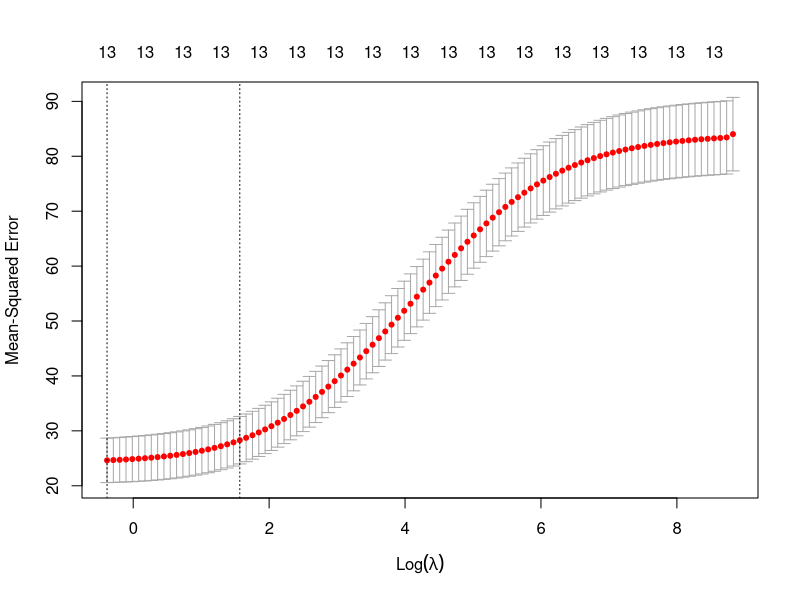

R code for this plot:
## ---- chunk 1
library("knitr")
opts_chunk$set(message = FALSE, error = TRUE, 
               warning = FALSE, cache=TRUE, comment = "")
## ---- chunk 2
library(tidyverse)
library(caret)
library(glmnet)
## ---- chunk 3
# Load the data
data("Boston", package = "MASS")
# Split the data into training and test set
set.seed(123)
training.samples <- Boston$medv %>%
  createDataPartition(p = 0.8, list = FALSE)
train.data  <- Boston[training.samples, ]
test.data <- Boston[-training.samples, ]
## ---- chunk 4
summary(train.data$medv)
summary(test.data$medv)
## ---- chunk 5
# Predictor variables
x <- model.matrix(medv~., train.data)[,-1]
# Outcome variable
y <- train.data$medv
## ---- chunk 6
set.seed(123) 
cv <- cv.glmnet(x, y, alpha = 0)
cv$lambda.min
## ---- chunk 7
plot(cv)
## ---- chunk 8
model.ridge <- glmnet(x, y, alpha = 0, 
                      lambda = cv$lambda.min)
coef(model.ridge)
## ---- chunk 9
# Make predictions on the test data
x.test <- model.matrix(medv ~., test.data)[,-1]
predictions <- model.ridge %>% predict(x.test) %>% as.vector()
# Model performance metrics
data.frame(
  RMSE = RMSE(predictions, test.data$medv),
  Rsquare = R2(predictions, test.data$medv)
)
## ---- chunk 10
set.seed(123) 
cv <- cv.glmnet(x, y, alpha = 1)
cv$lambda.min

model.lasso <- glmnet(x, y, alpha = 1, 
                      lambda = cv$lambda.min)
coef(model.lasso)
## ---- chunk 11
# Make predictions on the test data
x.test <- model.matrix(medv ~., test.data)[,-1]
predictions <- model.lasso %>% predict(x.test) %>% as.vector()
# Model performance metrics
data.frame(
  RMSE = RMSE(predictions, test.data$medv),
  Rsquare = R2(predictions, test.data$medv)
)
## ---- chunk 12
set.seed(123)
model.enet <- train(
  medv ~., data = train.data, method = "glmnet",
  trControl = trainControl("cv", number = 10),
  tuneLength = 10
)
# Best tuning parameters
model.enet$bestTune
## ---- chunk 13
# NOTE: best lambda must be indicated
coef(model.enet$finalModel, model.enet$bestTune$lambda)
## ---- chunk 14
# Make predictions on the test data
x.test <- model.matrix(medv ~., test.data)[,-1]
predictions <- model.enet %>% predict(x.test) %>% as.vector()
# Model performance metrics
data.frame(
  RMSE = RMSE(predictions, test.data$medv),
  Rsquare = R2(predictions, test.data$medv)
)
## ---- chunk 15
sessionInfo()
